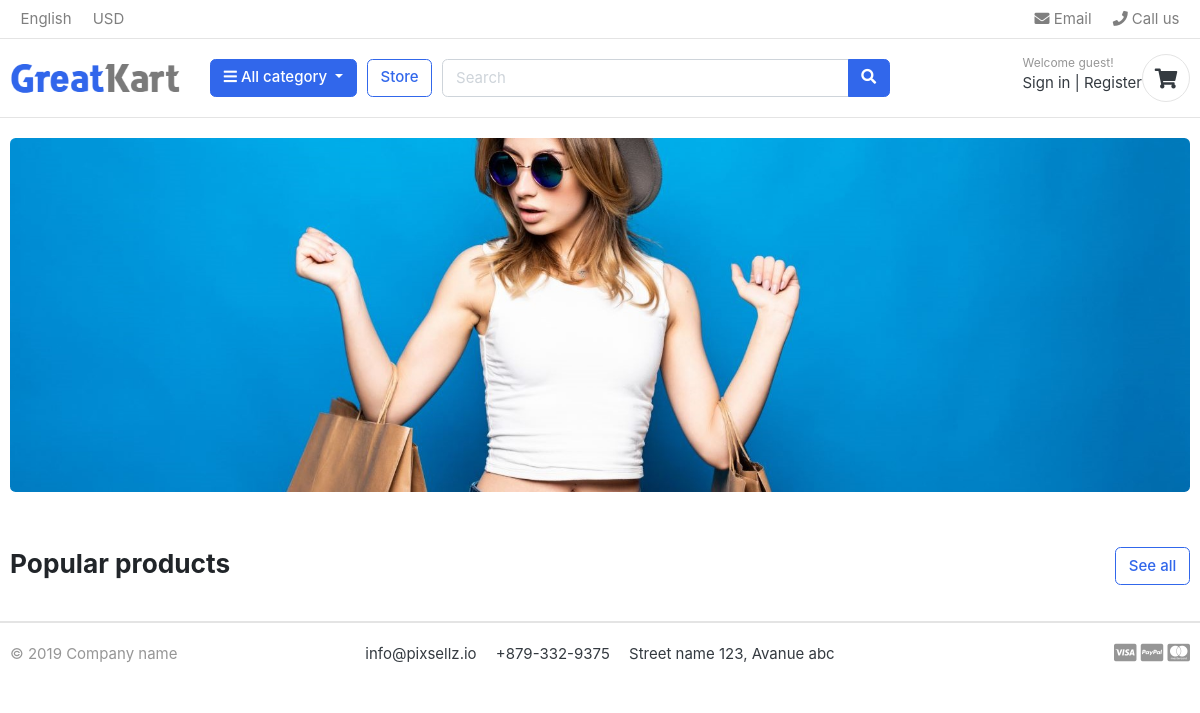
The app's page /, older data.
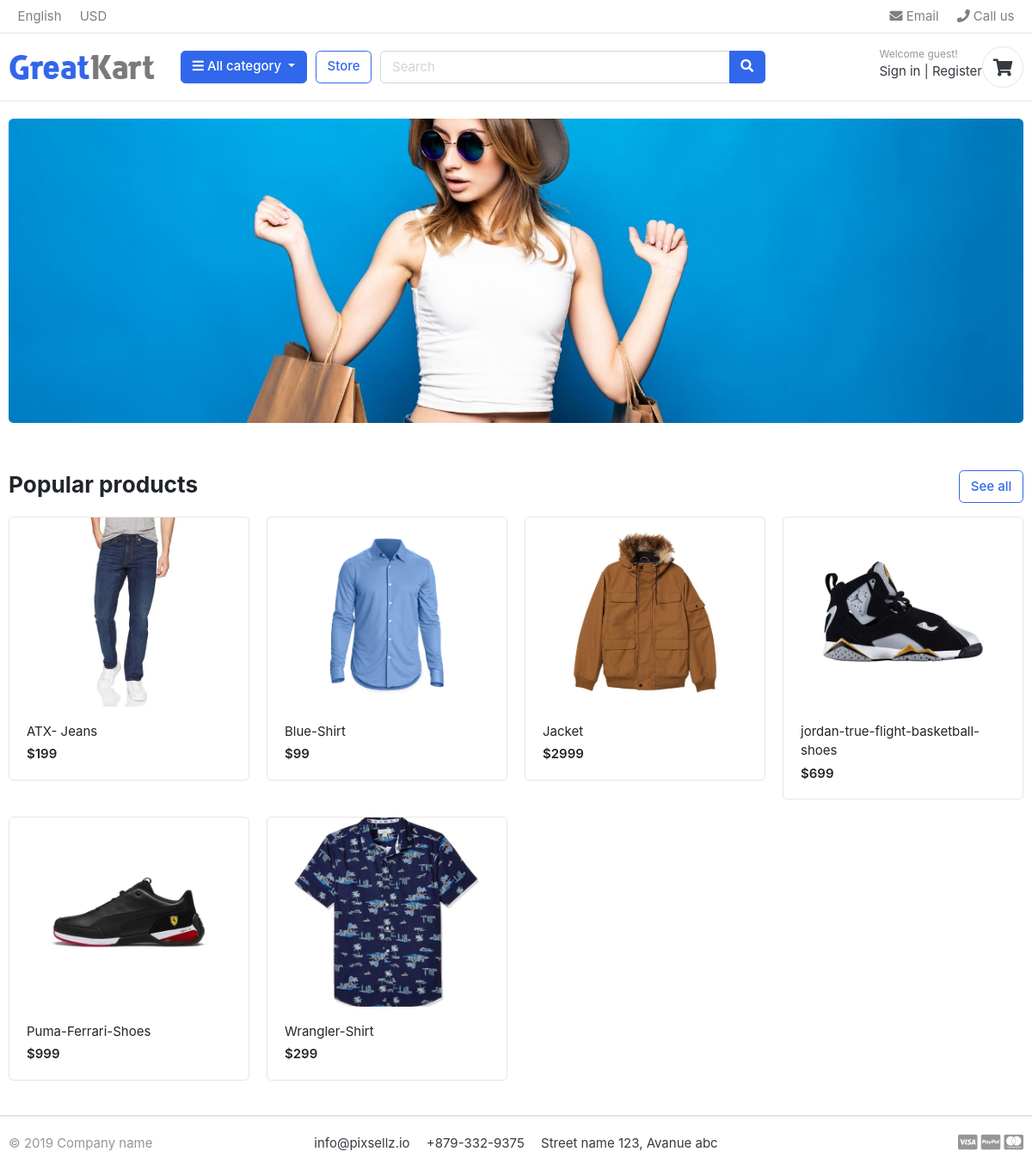
The same page, newer data.
### store/models.py (models this page shows, shortened)
class Product(models.Model):
    product_name    = models.CharField(max_length=200, unique=True)
    slug            = models.SlugField(max_length=200, unique=True)
    description     = models.TextField(max_length=500, blank=True)
    price           = models.IntegerField()
    images          = models.ImageField(upload_to='photos/products')
    stock           = models.IntegerField()
    is_available    = models.BooleanField(default=True)
    category        = models.ForeignKey(Category, on_delete=models.CASCADE)
    created_date    = models.DateTimeField(auto_now_add=True)
    modified_date   = models.DateTimeField(auto_now=True)
    def get_url(self):
        return reverse('product_detail', args=[self.category.slug, self.slug])

### greatkart/views.py (the view)
# urls.py: 2. Add a URL to urlpatterns:  path('', views.home, name='home')
def home(request):
    products = Product.objects.all().filter(is_available=True)
    context = { 'products': products}
    return render(request,'home.html',context)

### category/context_processors.py (called while the page is built)
def menu_links(request):
    links=Category.objects.all()
    return dict(links=links)

### category/models.py (called while the page is built)
    def get_url(self):
        return reverse('products_by_category', args=[self.slug])

### templates/home.html
{% extends "base.html" %}
{% load static %}
{% block content %}
<section class="section-intro padding-y-sm">
<div class="container">
<div class="intro-banner-wrap">
	<img src="{% static 'images/banners/cover.jpg' %}" class="img-fluid rounded">
</div>
</div>
</section>
<section class="section-name padding-y-sm">
	<div class="container">
		<header class="section-heading">
			<a href="{% url 'store' %}" class="btn btn-outline-primary float-right">See all</a>
			<h3 class="section-title">Popular products</h3>
		</header>
		<div class="row">
			{% for product in products %}
			<div class="col-md-3">
				<div class="card card-product-grid">
					<a href="{{product.get_url}}" class="img-wrap"> <img src="{{ product.images.url }}"> </a>
					<figcaption class="info-wrap">
						<a href="{{product.get_url}}" class="title">{{product.product_name}}</a>
						<div class="price mt-1">${{product.price}}</div>
					</figcaption>
				</div>
			</div>
			{% endfor %}
		</div>
 	</div>
</section>
</body>
</html>
{% endblock  %}

### templates/base.html (shortened to what this page needs)
{% load static %}
<!DOCTYPE HTML>
<html lang="en">
<head>
<link href="{% static 'css/bootstrap.css' %}" rel="stylesheet" type="text/css"/>
<link href="{% static 'fonts/fontawesome/css/all.min.css' %}" type="text/css" rel="stylesheet">
<link href="{% static 'css/ui.css' %}" rel="stylesheet" type="text/css"/>
<link href="{% static 'css/responsive.css' %}" rel="stylesheet" media="only screen and (max-width: 1200px)" />
</head>
<body>
{% include 'includes/navbar.html' %}
{% block content %}
{% endblock %}
{% include 'includes/footer.html' %}

### templates/includes/navbar.html (shortened to what this page needs)
{% load static %}
<header class="section-header">
    <nav class="navbar p-md-0 navbar-expand-sm navbar-light border-bottom">
    <div class="container">
      <div class="collapse navbar-collapse" id="navbarTop4">
        <ul class="navbar-nav mr-auto">
            <li class="nav-item dropdown">
                 <a href="#" class="nav-link">   English </a>
            </li>
            <li class="nav-item dropdown">
                <a href="#" class="nav-link"> USD </a>
            </li>
        </ul>
        <ul class="navbar-nav">
            <li><a href="#" class="nav-link"> <i class="fa fa-envelope"></i> Email </a></li>
            <li><a href="#" class="nav-link"> <i class="fa fa-phone"></i> Call us </a></li>
        </ul>
      </div>
    </div>
    </nav>
    <section class="header-main border-bottom">
        <div class="container">
    <div class="row align-items-center">
        <div class="col-lg-2 col-md-3 col-6">
            <a href="{% url 'home' %}" class="brand-wrap">
                <img class="logo" src="{% static './images/logo.png' %}">
            </a>
        </div>
        <div class="col-lg col-sm col-md col-6 flex-grow-0">
            <div class="category-wrap dropdown d-inline-block float-right">
                <button type="button" class="btn btn-primary dropdown-toggle" data-toggle="dropdown">
                    <i class="fa fa-bars"></i> All category
                </button>
            </div>
        </div>
        <a href="{% url 'store' %}" class="btn btn-outline-primary">Store</a>
        <div class="col-lg  col-md-6 col-sm-12 col">
            <form action="#" class="search">
                <div class="input-group w-100">
                    <input type="text" class="form-control" style="width:60%;" placeholder="Search">
                    <div class="input-group-append">
                      <button class="btn btn-primary" type="submit">
                        <i class="fa fa-search"></i>
                      </button>
                    </div>
                </div>
            </form>
        </div>
        <div class="col-lg-3 col-sm-6 col-8 order-2 order-lg-3">
            <div class="d-flex justify-content-end mb-3 mb-lg-0">
              {% if user.id is None %}
              <div class="widget-header">
                <small class="title text-muted">Welcome guest!</small>
                <div>
                  <a href="{% url 'login' %}">Sign in</a> <span class="dark-transp"> | </span>
                  <a href="{% url 'register' %}"> Register</a>
                </div>
              </div>
              {% endif %}
                <div class="icon icon-sm rounded-circle border"><i class="fa fa-shopping-cart"></i></div>
            </div>
          </div>
    </div>
        </div>
    </section>
    </header>

### templates/includes/footer.html
<footer class="section-footer border-top">
	<div class="container">
		<section class="footer-bottom border-top row">
			<div class="col-md-2">
				<p class="text-muted"> &copy 2019 Company name </p>
			</div>
			<div class="col-md-8 text-md-center">
				<span  class="px-2">info@pixsellz.io</span>
				<span  class="px-2">+879-332-9375</span>
				<span  class="px-2">Street name 123, Avanue abc</span>
			</div>
			<div class="col-md-2 text-md-right text-muted">
				<i class="fab fa-lg fa-cc-visa"></i>
				<i class="fab fa-lg fa-cc-paypal"></i>
				<i class="fab fa-lg fa-cc-mastercard"></i>
			</div>
		</section>
	</div>
</footer>

### static/css/ui.css (style rules this page uses)
html { font-family: "Inter", sans-serif; font-size: 15px; }
.img-wrap { text-align: center; display: block; }
.img-wrap img { max-width: 100%; }
.icon-xs, .icon-sm, .icon-md, .icon-lg { display: inline-block; text-align: center; flex-shrink: 0; flex-grow: 0; }
.icon-sm { width: 48px; height: 48px; line-height: 48px !important; font-size: 20px; }
.padding-y-sm { padding-top: 20px; padding-bottom: 20px; }
.section-heading { margin-bottom: 20px; margin-top: 15px; }
.section-title { color: #212529; }
p:last-child { margin-bottom: 0; }
.header-main { position: relative; padding-top: 1rem; padding-bottom: 1rem; }
.brand-wrap .logo, .navbar-brand .logo { margin-right: 7px; max-height: 42px; display: inline-block; }
.widget-header { display: inline-block; vertical-align: middle; position: relative; }
.widget-header a { color: #343a40; }
.widget-header .title { display: block; }
.footer-bottom { padding-top: 20px; padding-bottom: 20px; }
[class*=card-product] a.title { color: #212529; display: block; }
[class*=card-product] .img-wrap { overflow: hidden; position: relative; }
[class*=card-product] .img-wrap img { height: 100%; max-width: 100%; width: auto; display: inline-block; -o-object-fit: cover; object-fit: cover; }
.card-product-grid { margin-bottom: 20px; }
.card-product-grid .img-wrap { border-radius: 0.2rem 0.2rem 0 0; height: 220px; }
.card-product-grid .info-wrap { overflow: hidden; padding: 18px 20px; }
.card .img-wrap { overflow: hidden; }
.price { font-weight: 600; color: #212529; }

Row changes from the older to the newer data that the page shows:
added Product: images (picture), product_name "ATX- Jeans", price "199"
added Product: images (picture), product_name "Blue-Shirt", price "99"
added Product: images (picture), product_name "Jacket", price "2999"
added Product: images (picture), product_name "jordan-true-flight-basketball-shoes", price "699"
added Product: images (picture), product_name "Puma-Ferrari-Shoes", price "999"
added Product: images (picture), product_name "Wrangler-Shirt", price "299"
